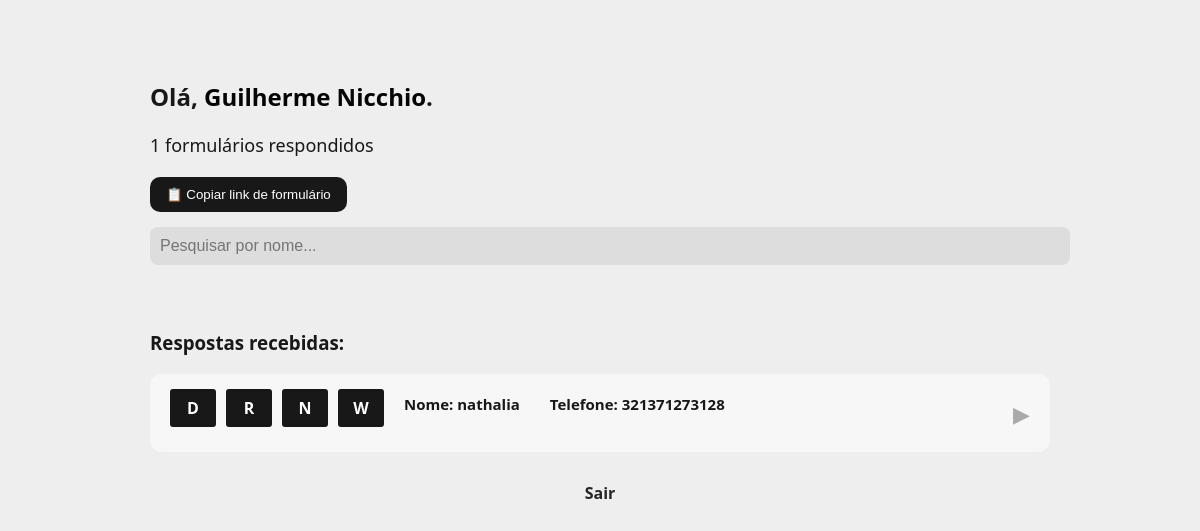
Before: /dashboard (signed in) with the older database file.
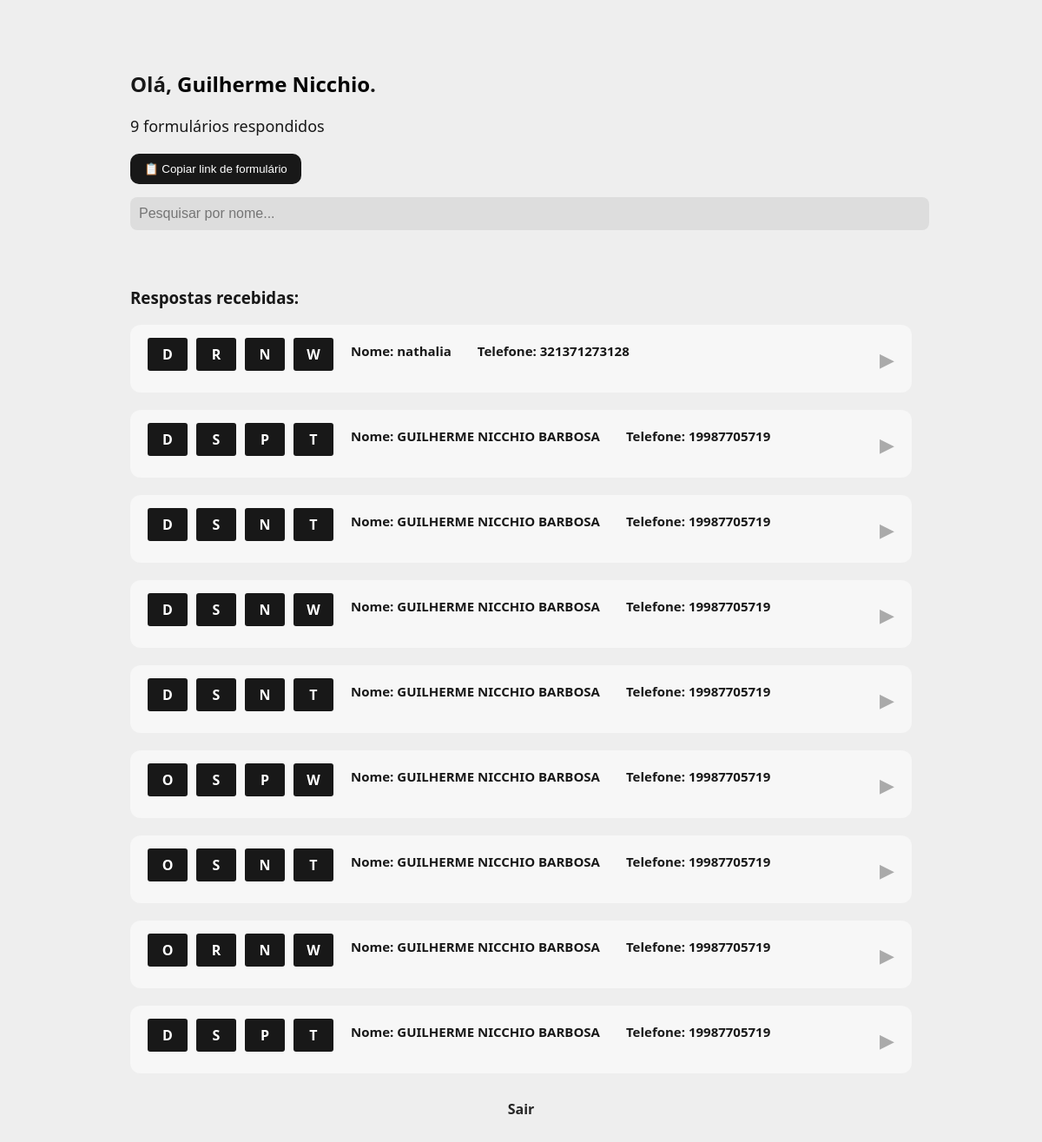
After: the same page with the newer database file.
### tables this page shows
CREATE TABLE usuarios (
                        id INTEGER PRIMARY KEY AUTOINCREMENT,
                        email TEXT UNIQUE NOT NULL,
                        nome TEXT NOT NULL,
                        senha TEXT NOT NULL,
                        telefone TEXT NOT NULL,
                        tipo TEXT DEFAULT 'normal',
                        ativo INTEGER DEFAULT 1,
                        data_expiracao TEXT
                  );

CREATE TABLE respostas (
            id INTEGER PRIMARY KEY AUTOINCREMENT,
            formulario_id TEXT,
            nome TEXT,
            telefone TEXT,
            data_envio TIMESTAMP DEFAULT CURRENT_TIMESTAMP,
            respostas_json TEXT,
            OxD TEXT,
            SxR TEXT,
            PxN TEXT,
            WxT TEXT,
            Hidratacao TEXT,      
            FOREIGN KEY(formulario_id) REFERENCES formularios(id)
        );

### app/routes/dashboard.py (the view)
    @app.route('/dashboard')
    def dashboard():
        if 'user_id' not in session:
            return redirect('/login')
        nome = session.get('nome')
        email = session.get('email')
        query = """
            SELECT u.id, u.email, u.nome, u.tipo, u.ativo, u.data_expiracao, COUNT(r.id)
            FROM usuarios u
            LEFT JOIN formularios f ON f.user_id = u.id
            LEFT JOIN respostas r ON r.formulario_id = f.id
            WHERE u.email=?
            GROUP BY u.id
        """
        with sqlite3.connect('db.sqlite3') as conn:
            info = conn.execute(query, (email,)).fetchall()
            formularios = conn.execute("SELECT id FROM formularios WHERE user_id=?", (session['user_id'],)).fetchall()
            respostas = []
            for f in formularios:
                r = conn.execute("SELECT * FROM respostas WHERE formulario_id=?", (f[0],)).fetchall()
                for row in r:
                    try:
                        resposta_json = json.loads(row[5]) if row[5] else {}
                    except Exception as e:
                        print("Erro ao carregar JSON:", e)
                        resposta_json = {}
                    respostas.append({
                        "nome": row[2],
                        "telefone": row[3],
                        "data":row[4],
                        "OxD": row[6],
                        "SxR": row[7],
                        "PxN": row[8],
                        "WxT": row[9],
                        "hidratacao": row[10],
                        "respostas_json": resposta_json
                    })
        qntResposta = info[0][6] if info else 0
        return render_template('dashboard.html', respostas=respostas, nome=nome, qntResposta=qntResposta)

### app/templates/dashboard.html (shortened to what this page needs)
<!DOCTYPE html>
<html lang="pt-BR">
<head>
  <link rel="stylesheet" href="{{ url_for('static', filename='dashboard.css') }}">
</head>
<body>
  <div class="container">
    <h2>Olá, <span>{{ nome }}</span>.</h2>
    <div class="detalhes">
      <div id="questionariosRespondidos">
        <p>{{ qntResposta }} formulários respondidos</p>
      </div>
    </div>
    <button id="btnCopiarLink" class="copy-button">📋 Copiar link de formulário</button>
    <input type="text" id="pesquisaNome" placeholder="Pesquisar por nome..." class="input-pesquisa" />
    <h3>Respostas recebidas:</h3>
    <div id="listaRespostas">
      {% if respostas %}
        {% for r in respostas %}
          <div class="resposta-card" data-nome="{{ r.nome | lower }}">
            <div class="card-header">
              <div class="tipoPeleBox">
                <div class="end-type">
                  <div class="typeChar">{{ r.OxD }}</div>
                  <div class="typeChar">{{ r.SxR }}</div>
                  <div class="typeChar">{{ r.PxN }}</div>
                  <div class="typeChar">{{ r.WxT }}</div>
                </div>
                <div class="tipoPele2">Nome: {{ r.nome }}</div>
                <div class="tipoPele2">Telefone: {{ r.telefone }}</div>
              </div>
              <div class="seta">&#9654;</div>
            </div>
          </div>
        {% endfor %}
      {% else %}
        <p>Nenhuma resposta ainda.</p>
      {% endif %}
    </div>
    <div class="links">
      <a href="/logout">Sair</a>
    </div>
  </div>
</body>
</html>

### app/static/dashboard.css (style rules this page uses)
body { margin: 0; padding: 0; background: #eeeeee; color: #181818; font-family: 'Segoe UI', sans-serif; }
.container { max-width: 900px; margin: 30px auto; padding: 30px; border-radius: 16px; }
h2 span { color: #050505; }
h3 { margin-top: 40px; color: #181818; }
.detalhes { margin-bottom: 20px; font-size: 18px; }
.copy-button { background-color: #181818; color: rgb(255, 255, 255); padding: 10px 16px; border: none; border-radius: 10px; cursor: pointer; margin-bottom: 15px; transition: background 0.3s; }
.input-pesquisa { width: 100%; padding: 10px; border-radius: 8px; border: none; margin-bottom: 25px; font-size: 16px; background-color: #dddddd; color: white; }
.resposta-card { background-color: #f7f7f7; border-radius: 12px; padding: 15px 20px; margin-bottom: 20px; transition: transform 0.2s ease; }
.card-header { display: flex; justify-content: space-between; align-items: center; }
.tipoPeleBox { display: flex; flex-wrap: wrap; gap: 10px ; margin-bottom: 10px; }
.tipoPeleBox .end-type { display: flex; align-items: end; justify-content: end; text-align: end; gap: 10px; }
.tipoPeleBox .typeChar { color: #fff; background-color: #181818; border-radius: 3px; width: 30px; padding: 8px; font-weight: bold; align-items: center; text-align: center; }
.tipoPele, .tipoPele2 { font-weight: bold; padding: 5px 10px; border-radius: 8px; font-size: 15px; }
.seta { font-size: 22px; color: #aaa; }
.links { margin-top: 30px; text-align: center; }
.links a { color: #252525; text-decoration: none; margin: 0 10px; font-weight: bold; transition: color 0.3s; }

Changed rows visible on the page:
added respostas: OxD "D", SxR "S", PxN "P", WxT "T", nome "GUILHERME NICCHIO BARBOSA", telefone "19987705719"
added respostas: OxD "D", SxR "S", PxN "N", WxT "T", nome "GUILHERME NICCHIO BARBOSA", telefone "19987705719"
added respostas: OxD "D", SxR "S", PxN "N", WxT "W", nome "GUILHERME NICCHIO BARBOSA", telefone "19987705719"
added respostas: OxD "D", SxR "S", PxN "N", WxT "T", nome "GUILHERME NICCHIO BARBOSA", telefone "19987705719"
added respostas: OxD "O", SxR "S", PxN "P", WxT "W", nome "GUILHERME NICCHIO BARBOSA", telefone "19987705719"
added respostas: OxD "O", SxR "S", PxN "N", WxT "T", nome "GUILHERME NICCHIO BARBOSA", telefone "19987705719"
added respostas: OxD "O", SxR "R", PxN "N", WxT "W", nome "GUILHERME NICCHIO BARBOSA", telefone "19987705719"
added respostas: OxD "D", SxR "S", PxN "P", WxT "T", nome "GUILHERME NICCHIO BARBOSA", telefone "19987705719"
Other visible differences:
{{ qntResposta }}: "1" → "9"
